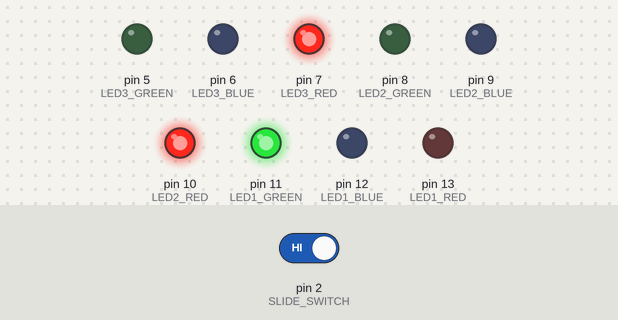
Recording of a sketch running on a simulated Arduino Uno, built with avr-gcc and run on an emulated ATmega328P. Parts: output pins drawn as LEDs (lit = HIGH). The test bench sets the inputs (shaded band); at power-on: pin 2 (SLIDE_SWITCH) HIGH.

Above: at 12.8 s.
12.9 s: pin 2 (SLIDE_SWITCH) driven LOW
At 17.2 s:
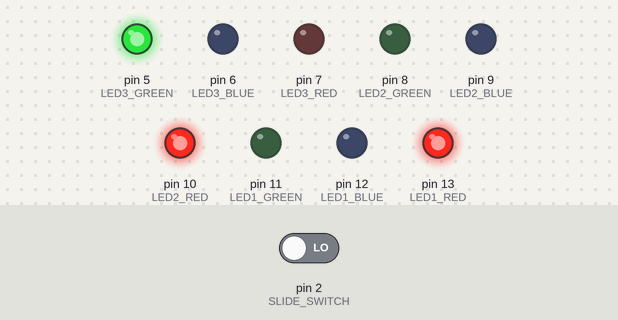
21.0 s: pin 2 (SLIDE_SWITCH) driven HIGH
At 23.8 s:
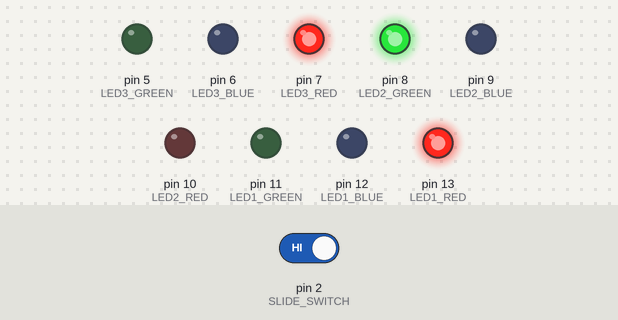
Timing chart, 0 to 38.5 s (numbered marks = the images above; inputs shaded):
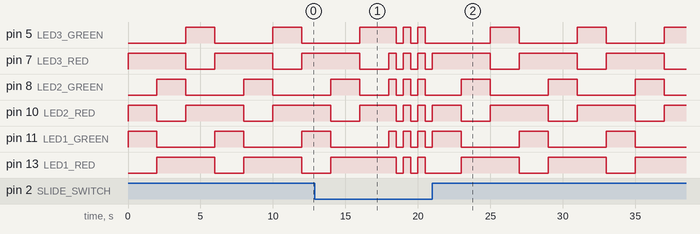

The sketch:

laboratorio_2_procesos_1_y_subprocesos1.ino
```cpp
// Definimos los pines de los LEDs
#define LED1_RED 13
#define LED1_BLUE 12
#define LED1_GREEN 11

#define LED2_RED 10
#define LED2_BLUE 9
#define LED2_GREEN 8

#define LED3_RED 7
#define LED3_BLUE 6
#define LED3_GREEN 5


// Pin del SlideSwitch para encender y apagar el proceso
#define SLIDE_SWITCH 2

void setup() {
  // Configuración de los pines de los LEDs como salida
  digitalWrite(LED1_RED, OUTPUT);
  digitalWrite(LED1_GREEN, OUTPUT);
  digitalWrite(LED1_BLUE, OUTPUT);

  digitalWrite(LED2_RED, OUTPUT);
  digitalWrite(LED2_GREEN, OUTPUT);
  digitalWrite(LED2_BLUE, OUTPUT);

  digitalWrite(LED3_RED, OUTPUT);
  digitalWrite(LED3_GREEN, OUTPUT);
  digitalWrite(LED3_BLUE, OUTPUT);

  digitalWrite(SLIDE_SWITCH, OUTPUT);  // Configuramos el SlideSwitch como Salida

  Serial.begin(9600);  // Iniciar el monitor serial
}

void led1_colors(int r, int g, int b) {
  analogWrite(LED1_RED, r);
  analogWrite(LED1_GREEN, g);
  analogWrite(LED1_BLUE, b);
}

void led2_colors(int r, int g, int b) {
  analogWrite(LED2_RED, r);
  analogWrite(LED2_GREEN, g);
  analogWrite(LED2_BLUE, b);
}

void led3_colors(int r, int g, int b) {
  analogWrite(LED3_RED, r);
  analogWrite(LED3_GREEN, g);
  analogWrite(LED3_BLUE, b);
}

void loop() {
  int switchState = digitalRead(SLIDE_SWITCH);  // Leer el estado del SlideSwitch

  if (switchState == HIGH) {

  led1_colors(0, 255, 0);  // semaforo 1 verde
  led2_colors(255, 0, 0);  // Semáforo 2 rojo
  led3_colors(255, 0,0 );  // Semáforo 3 rojo
  delay(2000); //Esperar 2 seg

  led1_colors(255, 0, 0);  // semaforo 1 rojo
  led2_colors(0, 255, 0);  // Semáforo 2 verde
  led3_colors(255, 0, 0);  // Semáforo 3 rojo
  delay(2000); //Esperar 2 seg

  led1_colors(255, 0, 0);  // semaforo 1 rojo
  led2_colors(255, 0, 0);  // Semáforo 2 rojo
  led3_colors(0, 255,0);  // Semáforo 3 verde
  delay(2000); //Esperar 2 seg

  } else {
    // El proceso está apagado, los semáforos deben estar intermitentes en amarillo
    led1_colors(255, 255, 0);  // Semáforo 1 amarillo
    led2_colors(255, 255, 0);  // Semáforo 2 amarillo
    led3_colors(255, 255, 0);  // Semáforo 3 amarillo
    delay(500);  // Esperar 0.5 segundos

    led1_colors(0, 0, 0);  // Apagar Semáforo 1
    led2_colors(0, 0, 0);  // Apagar Semáforo 2
    led3_colors(0, 0, 0);  // Apagar Semáforo 3
    delay(500);  // Esperar 0.5 segundos
  }
}
```

Measured:
- after the input at 21.0 s, pin 5 (LED3_GREEN): alternates HIGH for 2.0 s and LOW for 4.0 s, starting after 4.0 s; pin 7 (LED3_RED): alternates HIGH for 4.0 s and LOW for 2.0 s, starting after 4.0 s
- by itself, pin 5 (LED3_GREEN), pin 8 (LED2_GREEN), pin 11 (LED1_GREEN): alternates HIGH for 2.0 s and LOW for 4.0 s
- by itself, pin 7 (LED3_RED), pin 13 (LED1_RED): alternates HIGH for 4.0 s and LOW for 2.0 s
- by itself, pin 10 (LED2_RED): repeats every 6.0 s: LOW 2.0 s, HIGH 4.0 s
